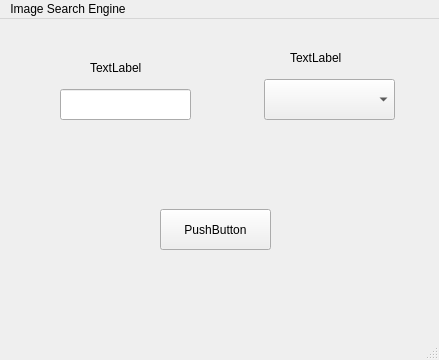
<?xml version="1.0" encoding="UTF-8"?>
<ui version="4.0">
 <class>ImageSearchEngine</class>
 <widget class="QMainWindow" name="ImageSearchEngine">
  <property name="geometry">
   <rect>
    <x>0</x>
    <y>0</y>
    <width>439</width>
    <height>360</height>
   </rect>
  </property>
  <property name="windowTitle">
   <string>MainWindow</string>
  </property>
  <widget class="QWidget" name="centralwidget">
   <widget class="QComboBox" name="Style">
    <property name="geometry">
     <rect>
      <x>264</x>
      <y>60</y>
      <width>131</width>
      <height>41</height>
     </rect>
    </property>
    <property name="focusPolicy">
     <enum>Qt::WheelFocus</enum>
    </property>
    <property name="contextMenuPolicy">
     <enum>Qt::DefaultContextMenu</enum>
    </property>
   </widget>
   <widget class="QPushButton" name="Submit">
    <property name="geometry">
     <rect>
      <x>160</x>
      <y>190</y>
      <width>111</width>
      <height>41</height>
     </rect>
    </property>
    <property name="contextMenuPolicy">
     <enum>Qt::NoContextMenu</enum>
    </property>
    <property name="toolTipDuration">
     <number>11</number>
    </property>
    <property name="text">
     <string>PushButton</string>
    </property>
   </widget>
   <widget class="QLineEdit" name="lineEdit">
    <property name="geometry">
     <rect>
      <x>60</x>
      <y>70</y>
      <width>131</width>
      <height>31</height>
     </rect>
    </property>
   </widget>
   <widget class="QLabel" name="Tag">
    <property name="geometry">
     <rect>
      <x>90</x>
      <y>40</y>
      <width>67</width>
      <height>17</height>
     </rect>
    </property>
    <property name="text">
     <string>TextLabel</string>
    </property>
   </widget>
   <widget class="QLabel" name="label">
    <property name="geometry">
     <rect>
      <x>290</x>
      <y>30</y>
      <width>67</width>
      <height>17</height>
     </rect>
    </property>
    <property name="text">
     <string>TextLabel</string>
    </property>
   </widget>
  </widget>
  <widget class="QMenuBar" name="menubar">
   <property name="geometry">
    <rect>
     <x>0</x>
     <y>0</y>
     <width>439</width>
     <height>25</height>
    </rect>
   </property>
   <widget class="QMenu" name="menuImage_Search_Engine">
    <property name="title">
     <string>Image Search Engine</string>
    </property>
   </widget>
   <addaction name="menuImage_Search_Engine"/>
  </widget>
  <widget class="QStatusBar" name="statusbar"/>
 </widget>
 <resources/>
 <connections/>
</ui>
